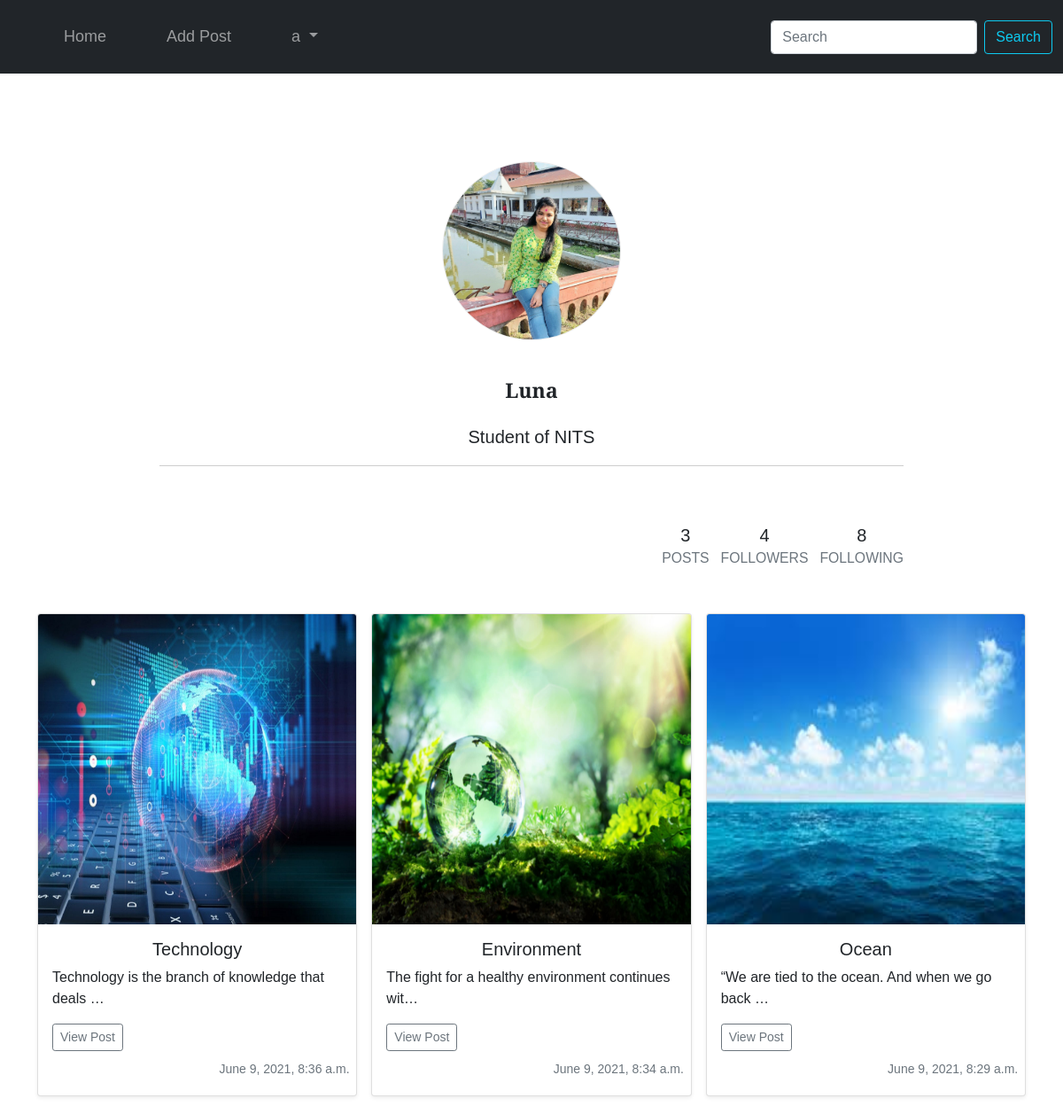
/profile/8 (signed in), run on the app's committed database.
### blog/models.py (models this page shows, shortened)
class Profile(models.Model):
    name = models.CharField(max_length=300)
    occupation = models.TextField(blank=True, null=True)
    time = models.DateTimeField(auto_now_add=True)
    dp = models.ImageField(upload_to = 'dp', null= True, blank=True, default='/dp/luna.jpg')
    prof_user = models.ForeignKey(User, on_delete=models.CASCADE)

class Post(models.Model):
    title = models.CharField(max_length=300)
    description = models.TextField()
    time = models.DateTimeField(auto_now_add=True)
    author = models.ForeignKey(Profile, on_delete=models.CASCADE)
    image = models.ImageField(upload_to = 'post', null= True, blank=True)

### blog/views.py (the view)
# urls.py: path('profile/<int:pk>', views.profile, name="profile"),
@login_required(login_url='signup')
def profile(request, pk):
    prof = Profile.objects.filter(pk=pk)[0]
    posts = Post.objects.filter(author=prof).order_by("-time")
    postno = len(posts)
    context={
        "prof":prof,
        "posts":posts,
        "postno":postno
    }
    return render(request,"profile.html", context)

### templates/profile.html (shortened to what this page needs)
<!DOCTYPE html>
<html lang="en">
<head>
  <link href="https://cdn.jsdelivr.net/npm/bootstrap@5.0.0-beta3/dist/css/bootstrap.min.css" rel="stylesheet"
>
</head>
<body>
  <nav class="navbar navbar-expand-lg navbar-dark bg-dark"
    style="padding-top: 20px;padding-bottom: 20px; color: black;">
    <div class="container-fluid">
      <div class="collapse navbar-collapse" id="navbarSupportedContent">
        <ul class="navbar-nav me-auto mb-2 mb-lg-0">
          <li class="nav-item">
            <a class="nav-link" style="font-size: 18px; padding-left: 60px;" href="{% url 'home' %}">Home</a>
          </li>
          <li class="nav-item">
            <a class="nav-link" style="font-size: 18px; padding-left: 60px;" href="{% url 'addpost' %}">Add Post</a>
          </li>
          {% if request.user.is_authenticated %}
          <li class="nav-item dropdown">
            <a class="nav-link dropdown-toggle" href="#" id="navbarDropdown" role="button" data-bs-toggle="dropdown"
              aria-expanded="false" style="font-size: 18px; padding-left: 60px;">
              {{request.user.username}}
            </a>
          </li>
          {% else %}
          <li class="nav-item" style="padding-left: 60px;">
            <a class="nav-link" style="font-size: 18px;" href="{% url 'signup' %}">Sign Up</a>
          </li>
          {% endif %}
        </ul>
        <form method="POST" action="{% url 'search_text' %}" class="d-flex">{% csrf_token %}
          <input class="form-control me-2" type="text" name="search_text" placeholder="Search" aria-label="Search">
          <button class="btn btn-outline-info" type="submit">Search</button>
        </form>
      </div>
    </div>
  </nav>
  <center>
    <div class="box">
      <div class="img" style=" margin-top: 100px;">
        <img src="{{prof.dp.url}}" class="image">
      </div>
      <div class="text" style=" width: 70%; position: relative; font-size: 23px;">
        <p><strong>{{prof.prof_user.username}}</strong></p>
        <small>{{prof.occupation}}</small>
        <center>
          <hr style="height:1px;border-width:0;color:rgb(95, 95, 95);background-color:rgb(63, 63, 63); width: 70vw;">
        </center>
        <div class="flw" style="right: 0; position: absolute; font-size: 18px; margin-top: 50px;">
          <ul class="list-inline mb-0">
            <li class="list-inline-item">
              <h5 class="font-weight-bold mb-0 d-block">{{postno}}</h5><small class="text-muted"> POSTS</small>
            </li>
            <li class="list-inline-item">
              <h5 class="font-weight-bold mb-0 d-block">4</h5><small class="text-muted"> FOLLOWERS</small>
            </li>
            <li class="list-inline-item">
              <h5 class="font-weight-bold mb-0 d-block">8</h5><small class="text-muted"> FOLLOWING</small>
            </li>
          </ul>
        </div>
      </div>
    </div>
  </center>
  <div class="container" style="padding-bottom: 20px;">
    <div class="row row-cols-1 row-cols-sm-2 row-cols-md-3 g-3">
      {% for i in posts|slice:":10" %}
      <div class="col">
        <div class="card shadow-sm">
          <img src="{{i.image.url}}" class="bd-placeholder-img card-img-top" alt="" ; style=" height: 350px;"
            class="img-fluid">
          <div class="card-body" style="position: relative;">
            <center><h5><p class="card-text">{{i.title|truncatechars:45}}</p></h5></center>
            <p class="card-text">{{i.description|truncatechars:50}}</p>
            <div class="d-flex justify-content-between align-items-center" style="padding-bottom: 10px;">
              <div class="btn-group">
                <a href="{% url 'single_post' i.pk %}" class="btn btn-sm btn-outline-secondary">View
                  Post</a>
              </div>
            </div>
            <small class="text-muted" style=" right: 0; position: absolute;">{{i.time}}&nbsp;&nbsp;</small>
          </div>
        </div>
      </div>
      {% endfor %}
    </div>
  </div>
</body>
</html>

### templates/profile.html (style rules this page uses)
* { margin: 0; padding: 0; font-family: 'Bitter', sans-serif; }
.image { width: 200px; height: 200px; -webkit-border-radius: 75%; -moz-border-radius: 75%; box-shadow: 0 0 0 1px #eee; background-size: cover }
.container { padding-top: 150px; }

### data on the page
Profile: dp (picture), prof_user.username "Luna", occupation "Student of NITS"
Post: image (picture), title "Technology", description "Technology is the branch of knowledge that deals …", time "June 9, 2021, 8:36 a.m."
Post: image (picture), title "Environment", description "The fight for a healthy environment continues wit…", time "June 9, 2021, 8:34 a.m."
Post: image (picture), title "Ocean", description "“We are tied to the ocean. And when we go back …", time "June 9, 2021, 8:29 a.m."

### other printed values
{{ request.user.username }} "a"
{{ postno }} "3"
